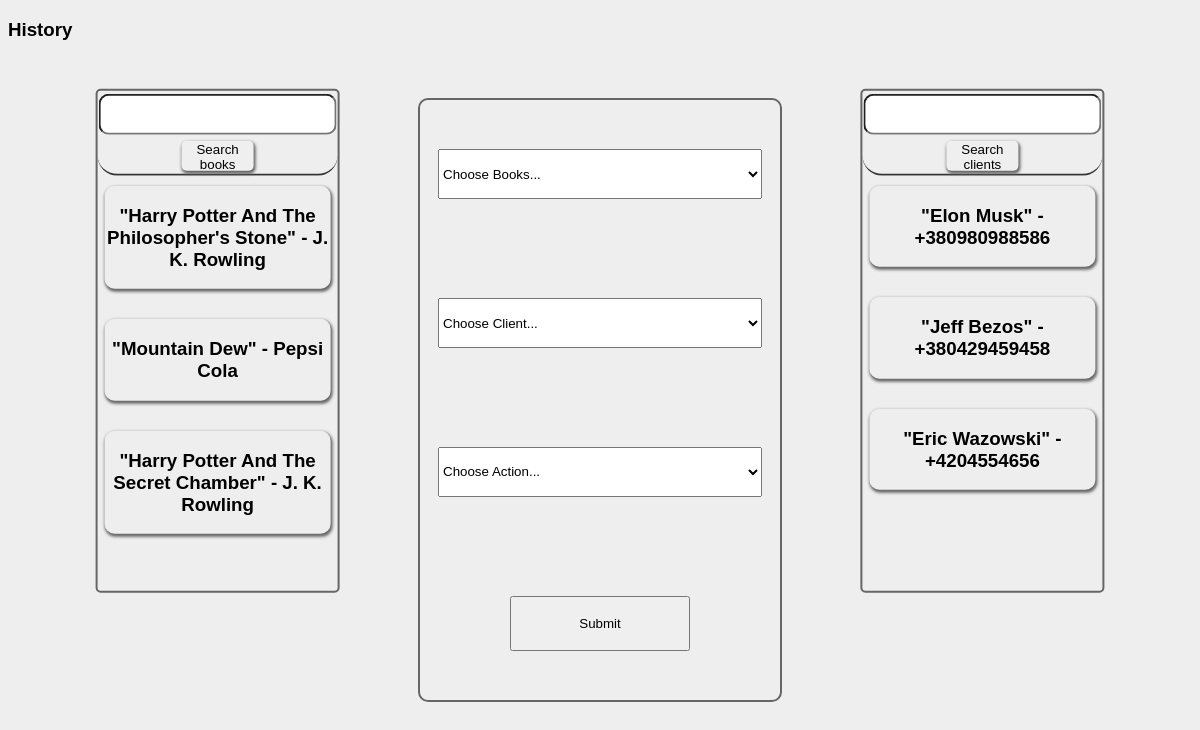
The page / on the database its author committed.
### main/models.py (models this page shows, shortened)
class Books(models.Model):
	title = models.CharField(max_length=100)
	author = models.CharField(max_length=100)
	number_of_books = models.IntegerField()

class Clients(models.Model):
	name = models.CharField(max_length=120)
	phone = models.CharField(max_length=15, unique=True)
	birth_date = models.DateField(null=True)
	books = models.ManyToManyField(Books)

### main/views.py (the view, shortened to what this page needs)
# urls.py: path('', csrf_exempt(views.main_page)),
def main_page(request):
	books = Books.objects.all()
	clients = Clients.objects.all()
	actions = Actions.objects.all()
	return render(request, 'main/main_page.html', {'books': books, 'clients': clients, 'actions': actions})

### main/templates/main/main_page.html (shortened to what this page needs)
{% extends 'main/wrapper.html' %}
{% load static %}
{% block content %}
<link rel="stylesheet" href="{% static 'css/main.css' %}">
	<a href="/history/" class="histary-page-url-button"><h3>History</h3></a>
	<div class="books-div">
		<div class="books-form">
			<input type="text" name="search_books" id="sf" class="books-form-search-bar">
			<button id="search-books-submit" class="books-form-submit-button">Search books</button>
		</div>
		<div id="search-books-results-hide" class="books-results-div">
			{% for book in books %}
				<div id="search_books_data" class="books-result-container">
					<a href="books/{{book.id}}"><h3>"{{book.title}}" - {{book.author}}</h3></a>
				</div>
			{% endfor %}
		</div>
	</div>
	<div class="clients-div">
		<div class="clients-form">
			<input type="text" id="search-clients-bar" class="clients-form-search-bar" name="search_clients">
			<button id="search-clients-submit" class="clients-form-submit-button">Search clients</button>
		</div>
		<div id="search-clients-results-hide" class="clients-results-div">
			{% for client in clients %}
				<div class="clients-result-container">
					<a href="clients/{{client.id}}"><h3>"{{client.name}}" - {{client.phone}}</h3></a>
				</div>
			{% endfor %}
		</div>
	</div>
	<div class="operations-div">
		<form method="POST" class="operations-form">
			<select name="books-select" id="operation-books-select">
					<option value="None">Choose Books...</option>
			</select>
			<select name="clients-select" id="operation-clients-select">
					<option value="None">Choose Client...</option>
			</select>
			<select name="actions-select" id="operations-actions-select">
					<option value="None">Choose Action...</option>
			</select>
			<input type="submit" name="operations-form-submit">
		</form>
	</div>
{% endblock %}

### main/static/css/main.css (style rules this page uses)
body { background-color: #eee; }
a { font-family: sans-serif; text-decoration-line: none; color: #000; }
.books-div { width: 20%; height: 500px; border: 2px solid #666; border-radius: 5px; position: absolute; top: 30%; left: 10%; transform: translate(-10%, -30%); display: flex; flex-direction: column; }
.books-form { width: initial; height: 100px; display: flex; flex-direction: column; justify-content: space-around; align-items: center; border-radius: 20px; border-bottom: 2px solid #333; }
.books-form-search-bar { width: 96%; height: 35px; border-radius: 10px; }
.books-form-submit-button { width: 30%; height: 30px; border: none; border-radius: 5px; box-shadow: 1px 2px 3px 1px #666; }
.books-results-div { width: initial; height: 500px; position: relative; display: flex; flex-direction: column; align-items: center; }
.books-result-container { margin-bottom: 20px; margin-top: 10px; width: 94%; min-height: 60px; border-radius: 10px; box-shadow: 1px 2px 3px 1px #666; text-align: center; }
.clients-div { width: 20%; height: 500px; border: 2px solid #666; border-radius: 5px; position: absolute; top: 30%; left: 90%; transform: translate(-90%, -30%); display: flex; flex-direction: column; }
.clients-form { width: initial; height: 100px; display: flex; flex-direction: column; justify-content: space-around; align-items: center; border-radius: 20px; border-bottom: 2px solid #333; }
.clients-form-search-bar { width: 96%; height: 35px; border-radius: 10px; }
.clients-form-submit-button { width: 30%; height: 30px; border: none; border-radius: 5px; box-shadow: 1px 2px 3px 1px #666; }
.clients-results-div { width: initial; height: 500px; position: relative; display: flex; flex-direction: column; align-items: center; }
.clients-result-container { margin-bottom: 20px; margin-top: 10px; width: 94%; min-height: 60px; border-radius: 10px; box-shadow: 1px 2px 3px 1px #666; text-align: center; }
.operations-div { width: 30%; height: 600px; border: 2px solid #666; border-radius: 10px; position: absolute; top: 50%; left: 50%; transform: translate(-50%, -50%); display: flex; flex-direction: column; align-items: center; }
.operations-form { width: 100%; height: 100%; display: flex; flex-direction: column; justify-content: space-around; align-items: center; }
.operations-form select { width: 90%; height: 50px; }
.operations-form input { width: 50%; height: 55px; }

### rows shown on the page
Books: title "Harry Potter And The Philosopher's Stone", author "J. K. Rowling"
Books: title "Mountain Dew", author "Pepsi Cola"
Books: title "Harry Potter And The Secret Chamber", author "J. K. Rowling"
Clients: name "Elon Musk", phone "+380980988586"
Clients: name "Jeff Bezos", phone "+380429459458"
Clients: name "Eric Wazowski", phone "+4204554656"
